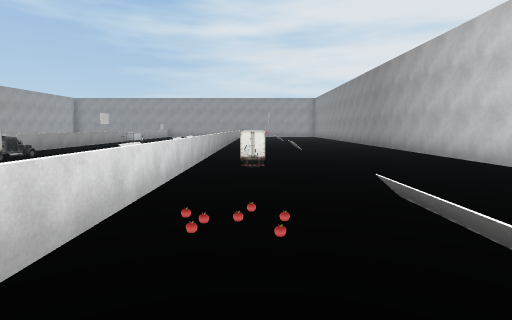
[1] (above)

24 first-person views from a walk through a 3-D level made in the Unity game engine. The camera is 1.4 m above the floor, tilts 6° down and sees 80° across. The floor is counted in squares, 2 m on a side. Each view is taken from the middle of a square. On the plan, view 1 faces up. The plan holds only what a view shows up to about 10 squares ahead; the rest is blank. The place goes on beyond the plan. The player character is not drawn. Some animated figures are left out. Some surface patterns are stand-ins.

[2]
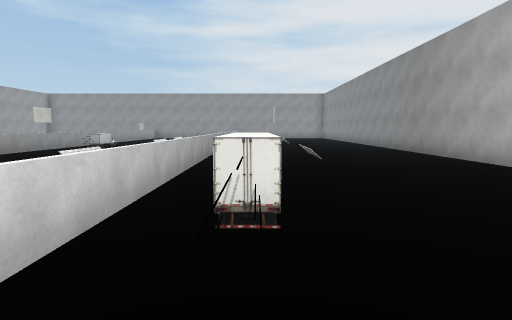

[3]
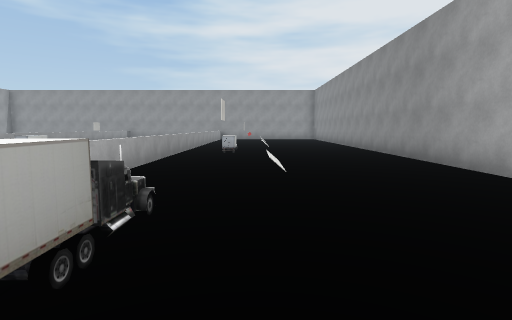

[4]
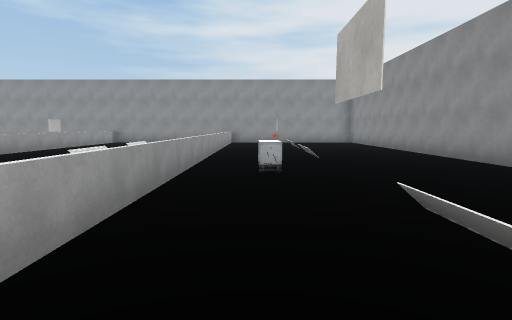

[5]
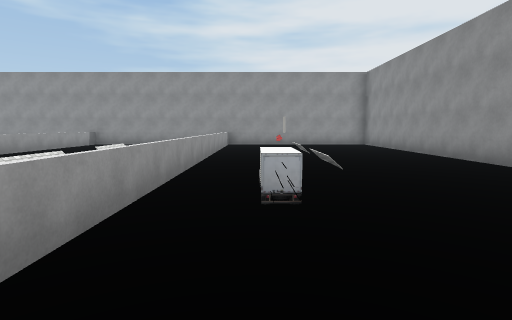

[6]
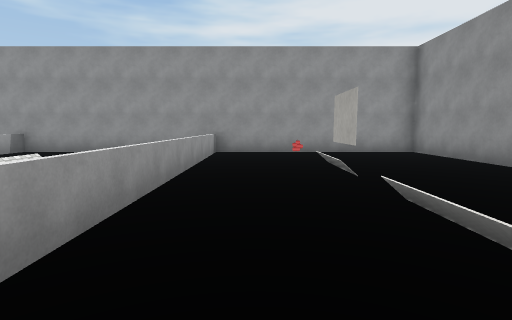

[7]
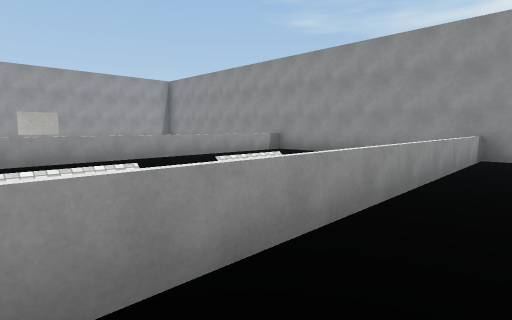

[8]
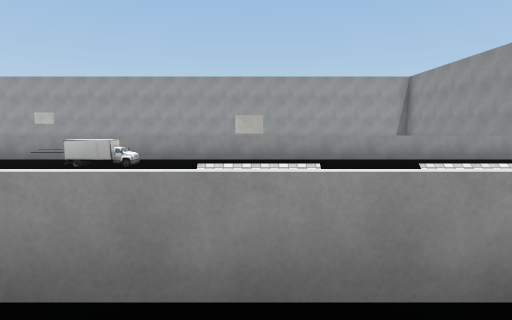

[9]
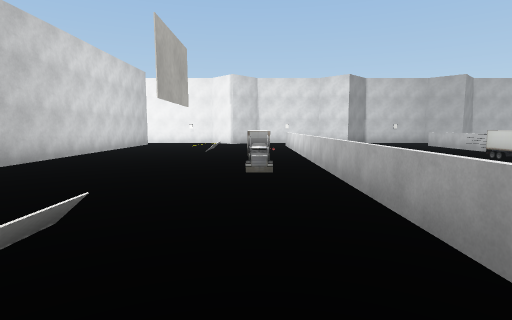

[10]
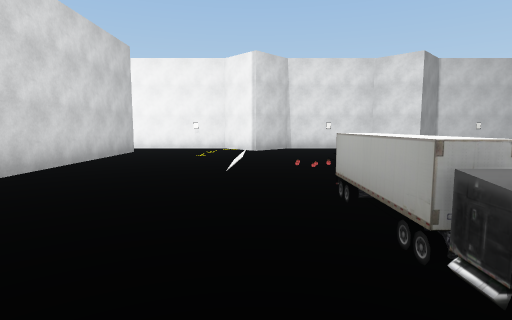

[11]
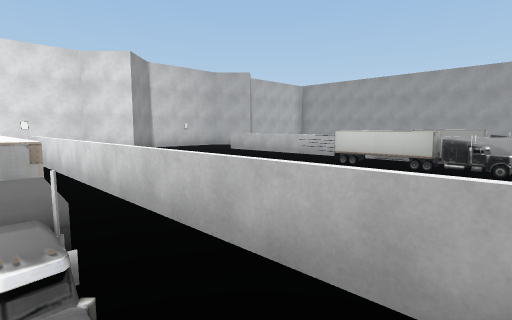

[12]
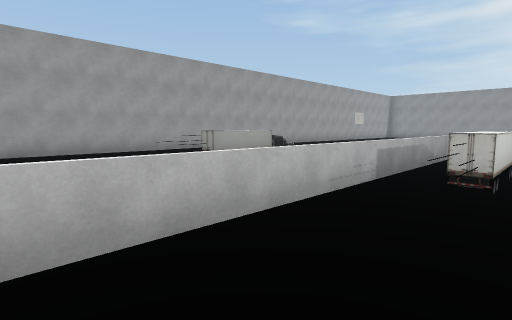

[13]
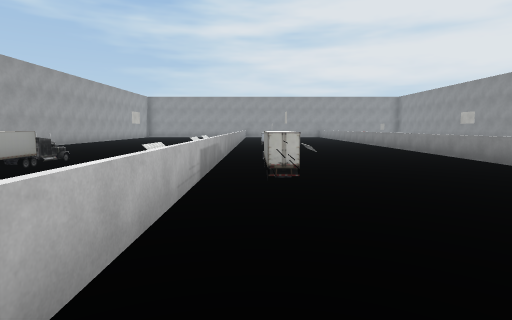

[14]
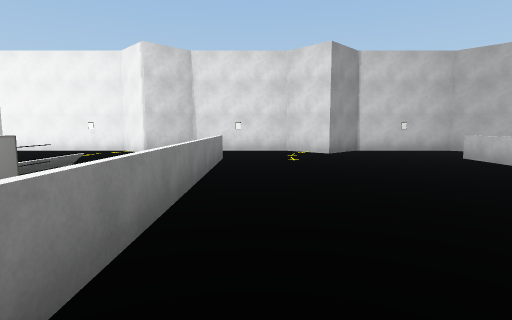

[15]
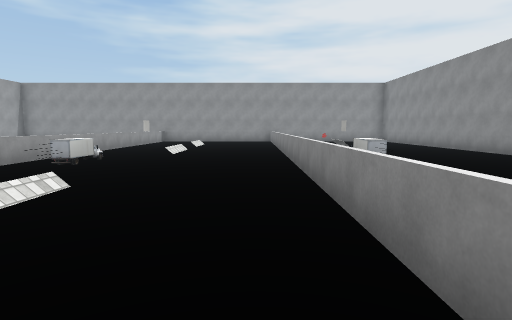

[16]
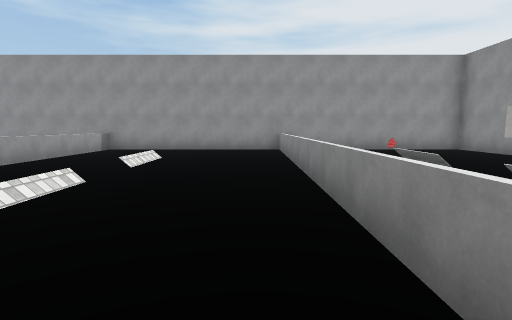

[17]
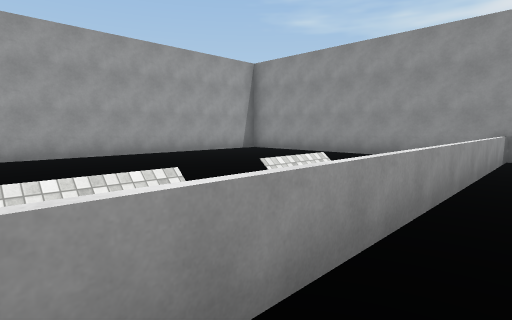

[18]
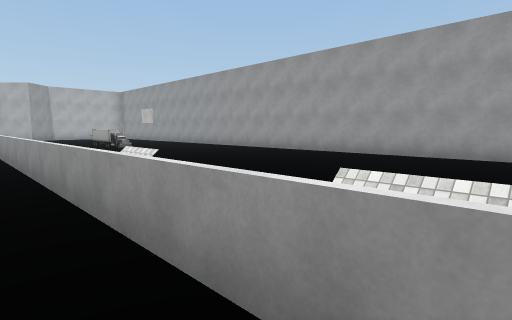

[19]
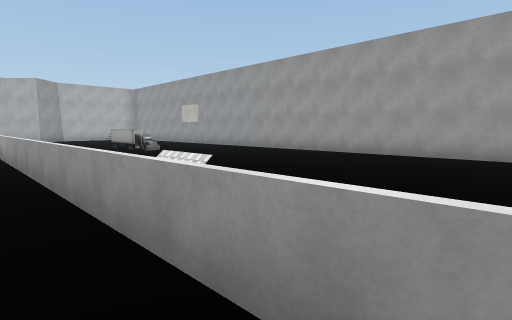

[20]
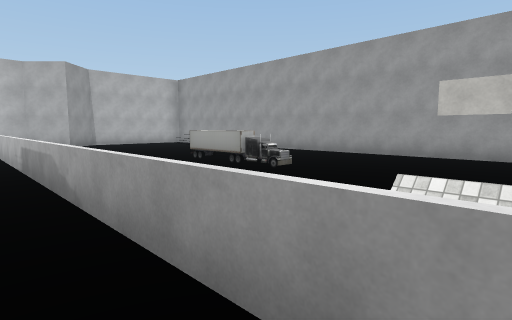

[21]
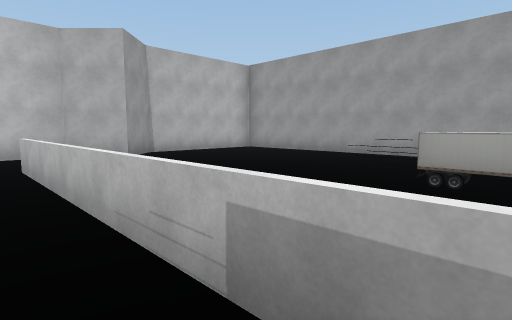

[22]
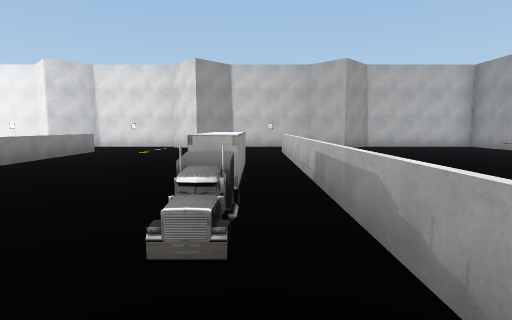

[23]
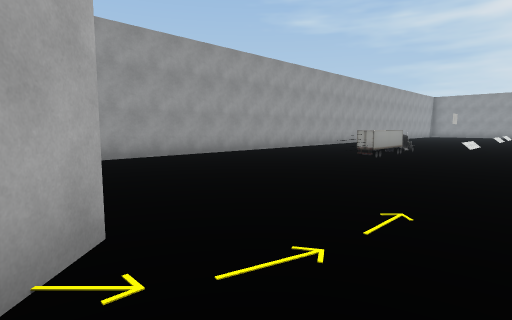

[24]
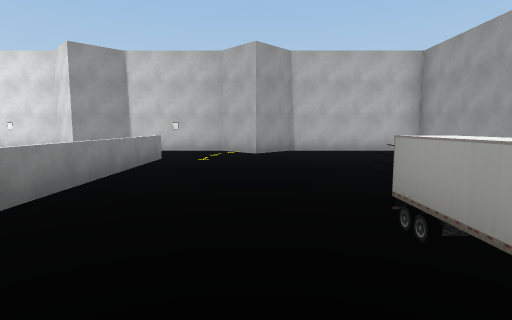

### Floor plan
Ten units are one square. View 1 is at (0, 0); x grows to the right and y downward. Boxes are objects, and circles mark ways between rooms. Rooms are numbered by the first view taken in them; rooms with no view inside come last. Other rooms are left out.
<svg viewBox="-145 -245 200 274">
<path fill="none" stroke="#000" d="M46 10 46 -239 -9 -239M10 13 20 24M29 24 45 24M-12 -240 -12 -1M-68 -1 -68 -16M-12 0 -12 -238M-90 13 -79 24 -51 24 -40 13 -30 24 -1 24 10 13M-9 -239 -69 -239M-68 -240 -68 0M-68 -16 -68 -45M-140 -222 -140 24 -101 24 -90 13M-69 -239 -124 -239"/>
<rect x="-5" y="-75" width="10" height="40" fill="#bbb"><title>other object</title></rect>
<rect x="-5" y="-105" width="10" height="10" fill="#bbb"><title>other object</title></rect>
<rect x="-5" y="-145" width="10" height="20" fill="#bbb"><title>other object</title></rect>
<rect x="5" y="-175" width="10" height="10" fill="#bbb"><title>other object</title></rect>
<rect x="5" y="-205" width="10" height="10" fill="#bbb"><title>other object</title></rect>
<rect x="-65" y="-75" width="20" height="40" fill="#bbb"><title>other object</title></rect>
<rect x="-65" y="-135" width="10" height="10" fill="#bbb"><title>other object</title></rect>
<rect x="-55" y="-105" width="10" height="10" fill="#bbb"><title>other object</title></rect>
<rect x="-55" y="-175" width="10" height="10" fill="#bbb"><title>other object</title></rect>
<rect x="-105" y="-75" width="10" height="40" fill="#bbb"><title>other object</title></rect>
<rect x="-105" y="-105" width="10" height="10" fill="#bbb"><title>other object</title></rect>
<circle cx="5" cy="5" r="3" fill="#2a7"/>
<circle cx="-80" cy="0" r="3" fill="#2a7"/>
<text x="20" y="-100">1</text>
<text x="-40" y="-100">2</text>
<text x="-110" y="-110">3</text>
</svg>
Room 1 opens to room 2. Room 2 opens to room 3.

Where each view was taken, in squares from view 1:
view 1: 0 up, 0 right, facing up
view 2: 3 up, 0 right, facing up
view 3: 5 up, 1 right, facing up
view 4: 9 up, 0 right, facing up
view 5: 11 up, 0 right, facing up
view 6: 15 up, 0 right, facing up
view 7: 16 up, 0 right, facing up-left
view 8: 17 up, 0 right, facing left
view 9: 12 up, 0 right, facing down
view 10: 8 up, 1 right, facing down
view 11: 8 up, 0 right, facing down-left
view 12: 1 up, 5 left, facing up-left
view 13: 1 up, 6 left, facing up
view 14: 7 up, 2 left, facing down
view 15: 8 up, 2 left, facing up
view 16: 14 up, 2 left, facing up
view 17: 16 up, 6 left, facing up-left
view 18: 18 up, 6 left, facing down-left
view 19: 16 up, 6 left, facing down-left
view 20: 11 up, 6 left, facing down-left
view 21: 6 up, 6 left, facing down-left
view 22: 9 up, 6 left, facing down
view 23: 2 down, 7 left, facing up-left
view 24: 7 up, 9 left, facing down
